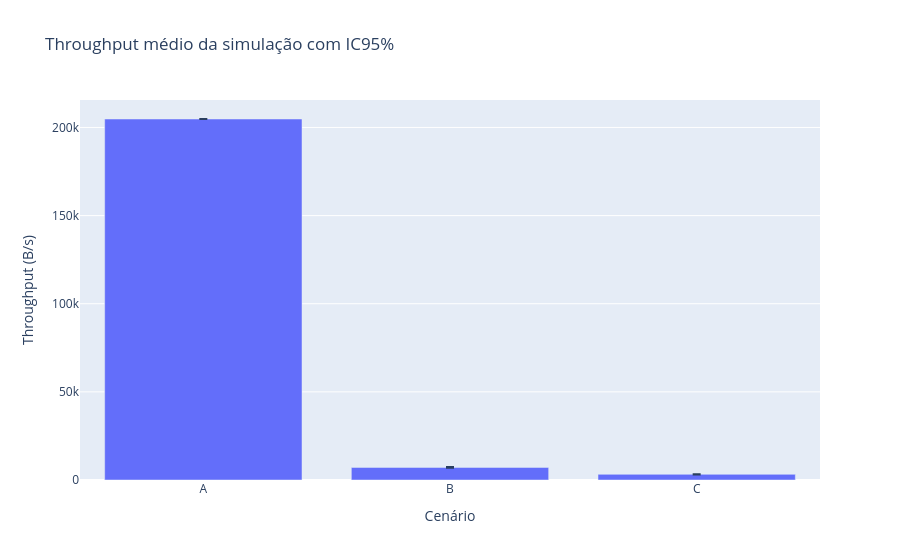

Notebook code for this chart:
### Code cell
plot = throughput_ci.reset_index()

fig = px.bar(
    plot,
    x="scenario",
    y="mean",
    error_y="ci95",
    title="Throughput médio da simulação com IC95%",
    labels={
        "scenario": "Cenário",
        "mean": "Throughput (B/s)"
    }
)

fig.write_image(
    FIGURES_DIR / "throughput_ic95.png",
    width=1400,
    height=800
)

fig.show()

### Figure 1 — Plotly figure (JSON) as saved in the notebook; plotly's stock layout.template omitted (floating-point values rounded to 4 significant figures)
{"data": [{"error_y": {"array": [1.059e-11, 249.3, 85.94]}, "hovertemplate": "Cenário=%{x}<br>Throughput (B/s)=%{y}<extra></extra>", "legendgroup": "", "marker": {"color": "#636efa", "pattern": {"shape": ""}}, "name": "", "orientation": "v", "showlegend": false, "textposition": "auto", "type": "bar", "x": ["A", "B", "C"], "xaxis": "x", "y": [204800.0, 7144.0, 3212.0], "yaxis": "y"}], "layout": {"barmode": "relative", "legend": {"tracegroupgap": 0}, "title": {"text": "Throughput médio da simulação com IC95%"}, "xaxis": {"anchor": "y", "domain": [0, 1], "title": {"text": "Cenário"}}, "yaxis": {"anchor": "x", "domain": [0, 1], "title": {"text": "Throughput (B/s)"}}}}
